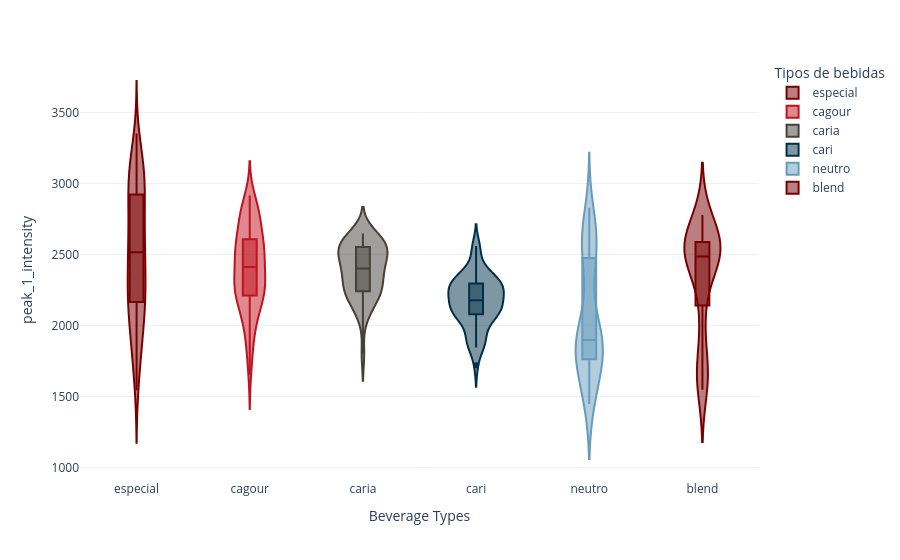

The notebook cell saved with this chart:
### Markdown cell above
### Y-axis Intensity Distribution for Beverage_type

### Code cell
fig = groupby_violin('peak_1_intensity',
                     peaks)
fig.show()

### Figure 1 — Plotly figure (JSON) as saved in the notebook; plotly's stock layout.template omitted (floating-point values rounded to 4 significant figures)
{"data": [{"alignmentgroup": "True", "box": {"visible": true}, "hovertemplate": "Tipos de bebidas=%{x}<br>peak_1_intensity=%{y}<extra></extra>", "legendgroup": "especial", "marker": {"color": "#780000"}, "name": "especial", "offsetgroup": "especial", "orientation": "v", "scalegroup": "True", "showlegend": true, "type": "violin", "x": ["especial", "especial", "especial", "especial", "especial", "especial", "especial", "especial", "especial", "especial", "especial", "especial", "especial", "especial", "especial", "especial", "especial", "especial", "especial", "especial", "especial", "especial", "especial", "especial", "especial", "especial", "especial", "especial", "especial", "especial", "especial", "especial", "especial", "especial", "especial", "especial", "especial", "especial", "especial", "especial", "especial", "especial", "especial", "especial", "especial", "especial", "especial", "especial", "especial", "especial", "especial", "especial", "especial", "especial", "especial", "especial", "especial", "especial", "especial", "especial", "especial", "especial", "especial", "especial", "especial", "especial", "especial", "especial", "especial", "especial", "especial", "especial", "especial", "especial", "especial", "especial", "especial", "especial", "especial", "especial", "especial", "especial", "especial", "especial", "especial", "especial", "especial", "especial", "especial", "especial", "especial", "especial", "especial", "especial", "especial", "especial", "especial", "especial", "especial", "especial", "especial", "especial", "especial", "especial", "especial", "especial", "especial", "especial", "especial", "especial", "especial", "especial", "especial", "especial", "especial", "especial", "especial", "especial", "especial", "especial", "especial", "especial", "especial", "especial", "especial"], "x0": " ", "xaxis": "x", "y": [2380.0, 2597.0, 2286.0, 2720.0, 2592.0, 2884.0, 2344.0, 2735.0, 2479.0, 2543.0, 2255.0, 1752.0, 2813.0, 2754.0, 2816.0, 2688.0, 3112.0, 3220.0, 2701.0, 3208.0, 3137.0, 2040.0, 3140.0, 2964.0, 3028.0, 2224.0, 2875.0, 2173.0, 2927.0, 2963.0, 2944.0, 2709.0, 3151.0, 2991.0, 3039.0, 3066.0, 2195.0, 3155.0, 3087.0, 3233.0, 2059.0, 2464.0, 2239.0, 2592.0, 2437.0, 2516.0, 2554.0, 2616.0, 2540.0, 2612.0, 2588.0, 1956.0, 2536.0, 2376.0, 2491.0, 1962.0, 3135.0, 1855.0, 2944.0, 2464.0, 3071.0, 2576.0, 2892.0, 2975.0, 3047.0, 2872.0, 2258.0, 3352.0, 3158.0, 2975.0, 1636.0, 2692.0, 2848.0, 2431.0, 2921.0, 2696.0, 1697.0, 2452.0, 2548.0, 2655.0, 1641.0, 1970.0, 2042.0, 1907.0, 2367.0, 1839.0, 1797.0, 2091.0, 2227.0, 2082.0, 1937.0, 2163.0, 2233.0, 2222.0, 2269.0, 2104.0, 1872.0, 2236.0, 2032.0, 2033.0, 1719.0, 2003.0, 2118.0, 1807.0, 2353.0, 2165.0, 1908.0, 2189.0, 2075.0, 2219.0, 1543.0, 2282.0, 2282.0, 2382.0, 1543.0, 1908.0, 3183.0, 2864.0, 2967.0, 3232.0, 2792.0, 2309.0, 2943.0, 3065.0, 3258.0], "y0": " ", "yaxis": "y"}, {"alignmentgroup": "True", "box": {"visible": true}, "hovertemplate": "Tipos de bebidas=%{x}<br>peak_1_intensity=%{y}<extra></extra>", "legendgroup": "cagour", "marker": {"color": "#c1121f"}, "name": "cagour", "offsetgroup": "cagour", "orientation": "v", "scalegroup": "True", "showlegend": true, "type": "violin", "x": ["cagour", "cagour", "cagour", "cagour", "cagour", "cagour", "cagour", "cagour", "cagour", "cagour", "cagour", "cagour", "cagour", "cagour", "cagour", "cagour", "cagour", "cagour", "cagour", "cagour", "cagour", "cagour", "cagour", "cagour", "cagour", "cagour", "cagour", "cagour", "cagour", "cagour", "cagour", "cagour", "cagour", "cagour", "cagour", "cagour", "cagour", "cagour", "cagour", "cagour", "cagour", "cagour", "cagour", "cagour", "cagour", "cagour", "cagour", "cagour", "cagour", "cagour", "cagour", "cagour", "cagour", "cagour", "cagour", "cagour", "cagour", "cagour", "cagour", "cagour", "cagour", "cagour", "cagour", "cagour", "cagour", "cagour", "cagour", "cagour", "cagour", "cagour", "cagour", "cagour", "cagour", "cagour", "cagour", "cagour", "cagour", "cagour", "cagour", "cagour", "cagour", "cagour", "cagour", "cagour", "cagour", "cagour", "cagour", "cagour", "cagour", "cagour", "cagour", "cagour", "cagour", "cagour", "cagour", "cagour", "cagour", "cagour", "cagour", "cagour", "cagour", "cagour", "cagour", "cagour", "cagour"], "x0": " ", "xaxis": "x", "y": [2039.0, 2401.0, 2189.0, 2180.0, 2134.0, 1838.0, 2264.0, 2216.0, 2068.0, 2360.0, 2176.0, 2029.0, 2300.0, 2167.0, 2189.0, 2321.0, 2594.0, 2591.0, 2480.0, 2295.0, 2068.0, 2524.0, 2197.0, 2816.0, 2915.0, 2735.0, 2625.0, 2684.0, 2606.0, 2563.0, 2440.0, 2450.0, 2844.0, 2844.0, 2812.0, 2432.0, 2558.0, 2353.0, 2713.0, 2791.0, 2740.0, 2680.0, 2903.0, 2887.0, 2797.0, 2860.0, 2337.0, 2716.0, 2816.0, 2758.0, 2305.0, 2283.0, 2797.0, 2735.0, 2788.0, 2479.0, 2172.0, 2661.0, 2641.0, 2479.0, 1800.0, 2274.0, 2600.0, 2444.0, 2635.0, 1935.0, 2234.0, 2489.0, 2465.0, 2525.0, 2494.0, 2284.0, 2608.0, 2303.0, 2340.0, 2260.0, 2246.0, 2246.0, 2336.0, 2095.0, 2054.0, 1896.0, 2604.0, 2506.0, 2505.0, 2516.0, 1911.0, 2516.0, 2563.0, 2532.0, 1987.0, 2226.0, 1695.0, 2339.0, 2175.0, 1652.0, 2057.0, 2506.0, 2320.0, 2090.0, 2224.0, 1820.0, 2314.0, 2248.0, 2412.0], "y0": " ", "yaxis": "y"}, {"alignmentgroup": "True", "box": {"visible": true}, "hovertemplate": "Tipos de bebidas=%{x}<br>peak_1_intensity=%{y}<extra></extra>", "legendgroup": "caria", "marker": {"color": "#454139"}, "name": "caria", "offsetgroup": "caria", "orientation": "v", "scalegroup": "True", "showlegend": true, "type": "violin", "x": ["caria", "caria", "caria", "caria", "caria", "caria", "caria", "caria", "caria", "caria", "caria", "caria", "caria", "caria", "caria", "caria", "caria", "caria", "caria", "caria", "caria", "caria", "caria", "caria", "caria", "caria", "caria", "caria", "caria", "caria", "caria", "caria", "caria", "caria", "caria", "caria", "caria", "caria", "caria", "caria", "caria", "caria", "caria", "caria", "caria"], "x0": " ", "xaxis": "x", "y": [1796.0, 2232.0, 2320.0, 2197.0, 2383.0, 2070.0, 2070.0, 2352.0, 2396.0, 2401.0, 2116.0, 2208.0, 2447.0, 2614.0, 2614.0, 2440.0, 2236.0, 2236.0, 2456.0, 2496.0, 2185.0, 2560.0, 2600.0, 2324.0, 2298.0, 2272.0, 2581.0, 2612.0, 2396.0, 2576.0, 2336.0, 2269.0, 2176.0, 2600.0, 2648.0, 2241.0, 2617.0, 2504.0, 2536.0, 2550.0, 2459.0, 2499.0, 2562.0, 2507.0, 2496.0], "y0": " ", "yaxis": "y"}, {"alignmentgroup": "True", "box": {"visible": true}, "hovertemplate": "Tipos de bebidas=%{x}<br>peak_1_intensity=%{y}<extra></extra>", "legendgroup": "cari", "marker": {"color": "#003049"}, "name": "cari", "offsetgroup": "cari", "orientation": "v", "scalegroup": "True", "showlegend": true, "type": "violin", "x": ["cari", "cari", "cari", "cari", "cari", "cari", "cari", "cari", "cari", "cari", "cari", "cari", "cari", "cari", "cari", "cari", "cari", "cari", "cari", "cari", "cari", "cari", "cari", "cari", "cari", "cari", "cari", "cari", "cari", "cari", "cari", "cari", "cari", "cari", "cari", "cari", "cari", "cari", "cari", "cari", "cari", "cari", "cari", "cari", "cari", "cari", "cari", "cari", "cari", "cari", "cari", "cari", "cari", "cari", "cari"], "x0": " ", "xaxis": "x", "y": [2022.0, 2227.0, 2560.0, 2543.0, 2400.0, 2284.0, 1909.0, 1909.0, 2310.0, 2091.0, 2077.0, 2364.0, 2300.0, 2375.0, 2298.0, 2053.0, 2226.0, 2184.0, 2221.0, 2139.0, 2118.0, 1867.0, 2359.0, 2518.0, 2155.0, 1956.0, 2232.0, 1720.0, 2062.0, 2098.0, 2090.0, 1844.0, 2266.0, 2316.0, 2255.0, 2232.0, 2084.0, 2251.0, 2295.0, 2176.0, 2135.0, 2323.0, 2366.0, 2296.0, 2284.0, 1864.0, 1963.0, 2120.0, 2233.0, 2085.0, 2105.0, 1858.0, 2053.0, 2157.0, 2178.0], "y0": " ", "yaxis": "y"}, {"alignmentgroup": "True", "box": {"visible": true}, "hovertemplate": "Tipos de bebidas=%{x}<br>peak_1_intensity=%{y}<extra></extra>", "legendgroup": "neutro", "marker": {"color": "#669bbc"}, "name": "neutro", "offsetgroup": "neutro", "orientation": "v", "scalegroup": "True", "showlegend": true, "type": "violin", "x": ["neutro", "neutro", "neutro", "neutro", "neutro", "neutro", "neutro", "neutro", "neutro", "neutro", "neutro", "neutro", "neutro", "neutro", "neutro", "neutro", "neutro", "neutro", "neutro", "neutro", "neutro", "neutro", "neutro", "neutro", "neutro", "neutro", "neutro", "neutro", "neutro", "neutro", "neutro", "neutro", "neutro", "neutro", "neutro", "neutro", "neutro", "neutro", "neutro", "neutro", "neutro", "neutro", "neutro", "neutro", "neutro", "neutro", "neutro", "neutro", "neutro", "neutro", "neutro", "neutro", "neutro", "neutro", "neutro"], "x0": " ", "xaxis": "x", "y": [1556.0, 1629.0, 1573.0, 1481.0, 1447.0, 1553.0, 1773.0, 1695.0, 1488.0, 1455.0, 1893.0, 1959.0, 1740.0, 1857.0, 1816.0, 1773.0, 1877.0, 1939.0, 1752.0, 1823.0, 1709.0, 1786.0, 1786.0, 2036.0, 1972.0, 1881.0, 1757.0, 1957.0, 1897.0, 1729.0, 1874.0, 1869.0, 1967.0, 1952.0, 1835.0, 2453.0, 2567.0, 2615.0, 2720.0, 2579.0, 2562.0, 2492.0, 2468.0, 2623.0, 2692.0, 2379.0, 2095.0, 2719.0, 2593.0, 2476.0, 1942.0, 2719.0, 2828.0, 2353.0, 2671.0], "y0": " ", "yaxis": "y"}, {"alignmentgroup": "True", "box": {"visible": true}, "hovertemplate": "Tipos de bebidas=%{x}<br>peak_1_intensity=%{y}<extra></extra>", "legendgroup": "blend", "marker": {"color": "#780000"}, "name": "blend", "offsetgroup": "blend", "orientation": "v", "scalegroup": "True", "showlegend": true, "type": "violin", "x": ["blend", "blend", "blend", "blend", "blend", "blend", "blend", "blend", "blend", "blend", "blend", "blend", "blend", "blend", "blend", "blend", "blend", "blend", "blend", "blend", "blend", "blend", "blend", "blend", "blend"], "x0": " ", "xaxis": "x", "y": [1547.0, 1607.0, 1669.0, 1735.0, 1671.0, 2648.0, 2435.0, 2506.0, 2599.0, 2480.0, 2464.0, 2752.0, 2528.0, 2483.0, 2777.0, 2012.0, 2440.0, 2485.0, 2672.0, 2576.0, 2516.0, 2184.0, 2584.0, 2612.0, 2543.0], "y0": " ", "yaxis": "y"}], "layout": {"legend": {"title": {"text": "Tipos de bebidas"}, "tracegroupgap": 0}, "margin": {"t": 60}, "violinmode": "overlay", "xaxis": {"anchor": "y", "categoryarray": ["especial", "cagour", "caria", "cari", "neutro", "blend"], "categoryorder": "array", "domain": [0, 1], "title": {"text": "Beverage Types"}}, "yaxis": {"anchor": "x", "domain": [0, 1], "title": {"text": "peak_1_intensity"}}}}
